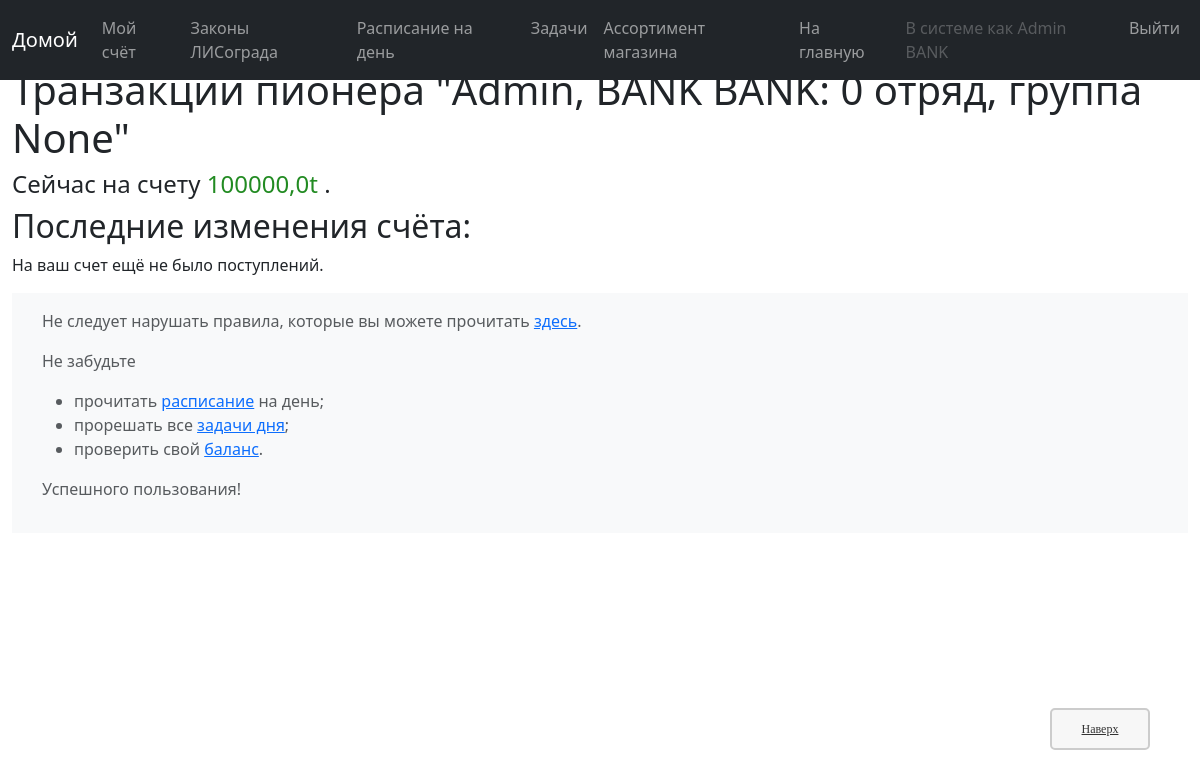
The page /bank/transactions/1aabc19f65df490ea651902ca5da0bf1/ (signed in) on the database as committed earlier.
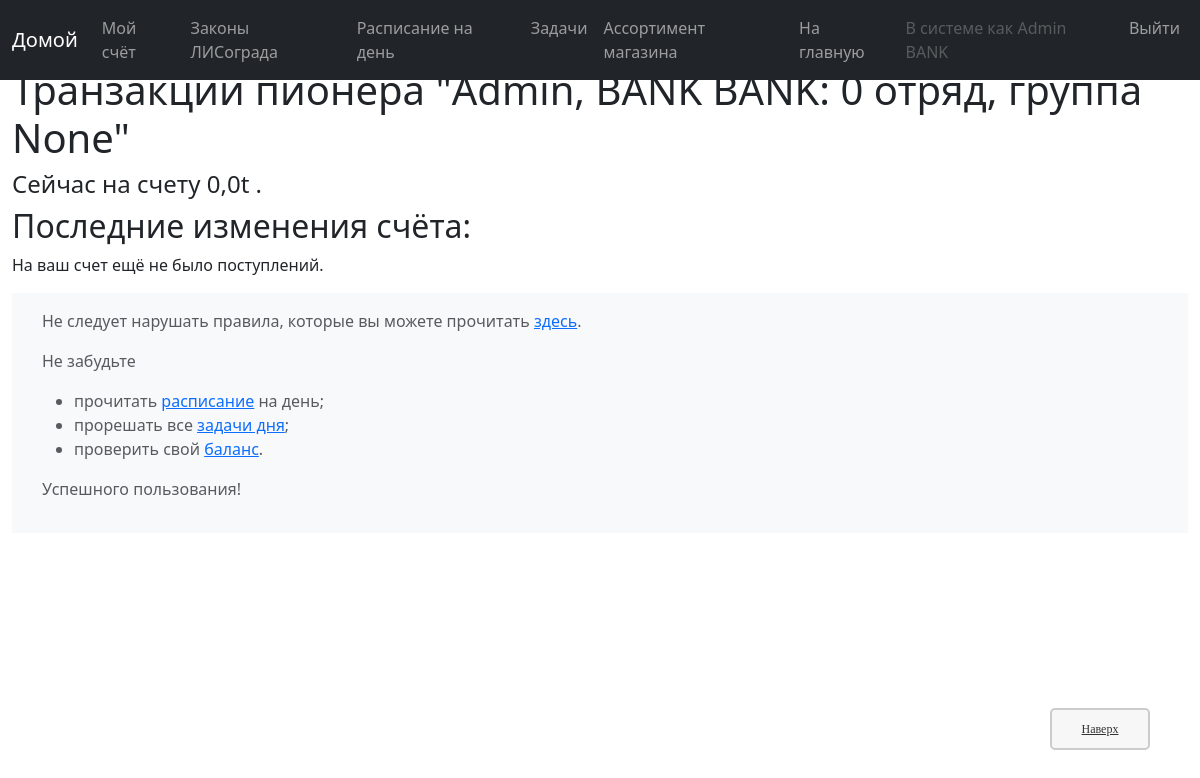
The same page on the database as committed later.
### bank/models.py (models this page shows, shortened)
class account(models.Model):
    user = models.OneToOneField(User, on_delete=models.CASCADE, verbose_name=gc('account, fields, user, verbose_name'))
    balance = models.FloatField(default=0, verbose_name=gc('account, fields, balance, verbose_name'))
    id = models.UUIDField(primary_key=True, default=uuid.uuid4, help_text=gc('account, fields, id, help_text'))#, editable=False)
    first_name = models.CharField(max_length=40, default=gc('account, fields, first_name, default'),
                                  verbose_name=gc('account, fields, first_name, verbose_name'))   #   Имя
    middle_name = models.CharField(max_length=40, default=gc('account, fields, middle_name, default'),
                                   verbose_name=gc('account, fields, middle_name, verbose_name')) #   Отчество
    last_name = models.CharField(max_length=40, default=gc('account, fields, last_name, default'),
                                 verbose_name=gc('account, fields, last_name, verbose_name'))     #   Фамилия
    user_group = models.CharField(max_length=40, choices=EXISTING_GROUPS, default='None',
                                  help_text=gc('account, fields, user_group, help_text'),
                                  verbose_name=gc('account, fields, user_group, verbose_name'))
    party = models.IntegerField(default=0, verbose_name=gc('account, fields, party, verbose_name'))
    theme_self = models.CharField(max_length=50, choices=EXISTING_THEMES, default='default',
                                  help_text=gc('account, fields, theme_self, help_text'),
                                  verbose_name=gc('account, fields, theme_self, verbose_name'))
    account_status = models.CharField(max_length=100, default='', blank=True,
                                      verbose_name=gc('account, fields, account_status, verbose_name'))
    class Meta:
        ordering = ["party", "last_name"]
        permissions = PERMISSIONS
    def info(self) -> str:
        return f'{self.last_name}, {self.first_name} {self.middle_name}: {self.party} {gc("account, methods, info")} {self.user_group}'
    def short_name(self) -> str:
        return f'{self.last_name} {self.first_name}'

### bank/views/view_info.py (the view)
# urls.py: re_path(r'^transactions/(?P<pk>[-\w]+)/$', view_info.all_accounts_detail_view, name='account-detail'),
@permission_required('bank.staff_')
def all_accounts_detail_view(request, pk):
    account_ = get_object_or_404(account, id=pk)
    object_list = [i for i in transaction.objects.filter(receiver=account_)]
    for i in transaction.objects.filter(creator=account_):
        object_list.append(i)
    paginator1 = Paginator(object_list, 25)
    page1 = request.GET.get('page1')
    try:
        items1 = paginator1.page(page1)
    except PageNotAnInteger:
        items1 = paginator1.page(1)
    except EmptyPage:
        items1 = paginator1.page(paginator1.num_pages)
    return render(
        request,
        'bank/info_view/transactions_detail.html',
        context={
            'account': account_,
            'object_list': items1,
        }
    )

### templates/bank/info_view/transactions_detail.html
{% extends "bank/base_generic.html" %}
{% block content %}
    <h1>Транзакции пионера "{{ account.info }}"</h1>
    <h4>Сейчас на счету
        {% if account.balance > 0 %}
            <span class="green">{{account.balance}}t</span>
        {% elif account.balance == 0 %}
            {{account.balance}}t
        {% else %}
            <span class="red">{{account.balance}}t</span>
        {% endif %}
    .</h4>
    <h2>Последние изменения счёта:</h2>
    {% if object_list %}
    <table class="table table-striped table-hover table-bordered" cellpadding=30px>
        <thead>
            <tr>
                <th score="col">Дата</th>
                <th score="col">Изменение счёта</th>
                <th score="col">Тип изменения</th>
                <th score="col">Комментарий</th>
                <th score="col">Создатель</th>
            </tr>
        </thead>
        <tbody>
            {% for element in object_list %}
            <tr>
                <td>{{ element.date }}</td>
                <td>
                    {% if '-' in element.sign %}
                        {% if element.receiver == account %}
                        <span class="red">-{{ element.get_sum }}</span>
                        {% else %}
                        <span class="green">+{{ element.get_sum }}</span>
                        {% endif %}
                    {% else %}
                        {% if element.receiver == account %}
                        <span class="green">+{{ element.get_sum }}</span>
                        {% else %}
                        <span class="red">-{{ element.get_sum }}</span>
                        {% endif %}
                    {% endif %}
                </td>
                <td>{{ element.get_type_of }}</td>
                <td><pre class="text-break multiple-text">{{ element.comment }}</pre></td>
                <td>{{ element.history }}</td>
            </tr>
            {% endfor %}
        </tbody>
    </table>
    {% else %}
      <p>На ваш счет ещё не было поступлений.</p>
    {% endif %}
{% endblock %}

Rows that differ between the two databases and show on the page:
changed account "Admin, BANK BANK: 0 отряд, группа None": balance "100000,0" → "0,0"
